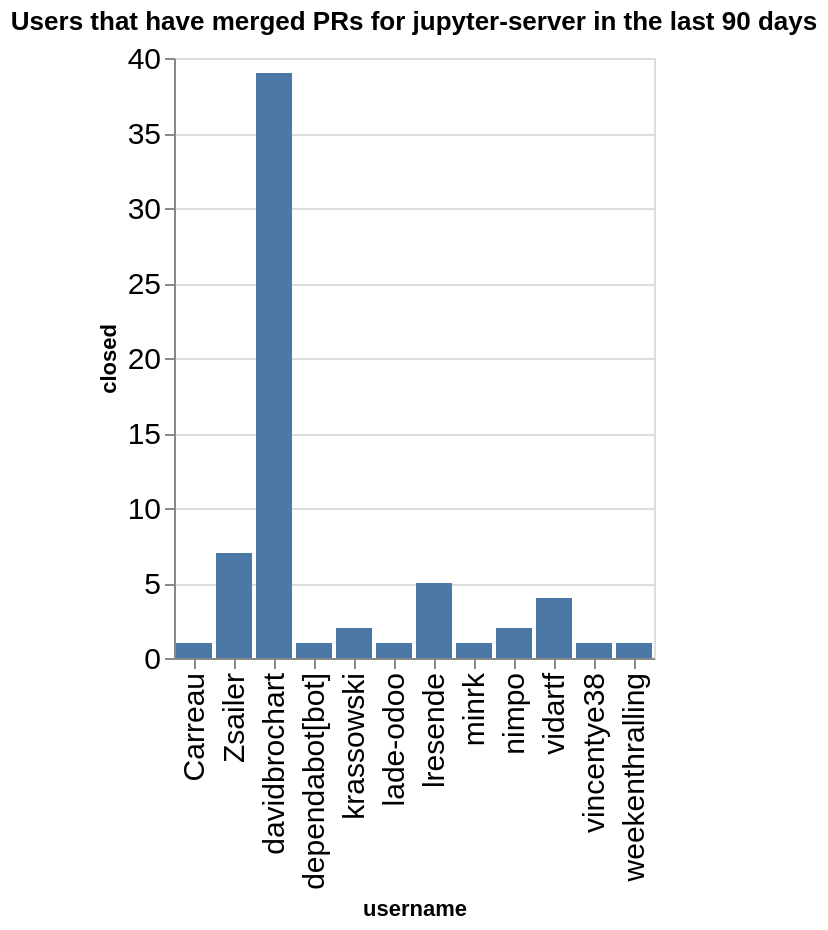

Here is the notebook cell this chart was saved with:
### Code cell
charts = []
title = f"Users that have merged PRs for {github_org} in the last {n_days} days"
ch = alt.Chart(data=closed_by_repo.replace(np.nan, 0), title=title).mark_bar().encode(
    x='username',
    y='closed',
)
ch

### Figure 1 — Vega-Lite specification as saved in the notebook (floating-point values rounded to 4 significant figures)
{"config": {"axisLeft": {"labelFontSize": 15}, "axisBottom": {"labelFontSize": 15}}, "data": {"name": "data-ceb61d6d36d8965218f9f3dd8b82c511"}, "mark": {"type": "bar"}, "encoding": {"x": {"field": "username", "type": "nominal"}, "y": {"field": "closed", "type": "quantitative"}}, "title": "Users that have merged PRs for jupyter-server in the last 90 days", "$schema": "https://vega.github.io/schema/vega-lite/v5.20.1.json", "datasets": {"data-ceb61d6d36d8965218f9f3dd8b82c511": [{"name": "enterprise_gateway", "username": "lresende", "closed": 5}, {"name": "enterprise_gateway", "username": "weekenthralling", "closed": 1}, {"name": "fps", "username": "davidbrochart", "closed": 3}, {"name": "jupyter-resource-usage", "username": "krassowski", "closed": 1}, {"name": "jupyter-resource-usage", "username": "nimpo", "closed": 2}, {"name": "jupyter_server", "username": "Zsailer", "closed": 6}, {"name": "jupyter_server", "username": "dependabot[bot]", "closed": 1}, {"name": "jupyter_server", "username": "lade-odoo", "closed": 1}, {"name": "jupyter_server", "username": "minrk", "closed": 1}, {"name": "jupyter_server", "username": "vidartf", "closed": 2}, {"name": "jupyter_server", "username": "vincentye38", "closed": 1}, {"name": "jupyter_server_terminals", "username": "Zsailer", "closed": 1}, {"name": "jupyter_ydoc", "username": "davidbrochart", "closed": 7}, {"name": "jupyter_ydoc", "username": "krassowski", "closed": 1}, {"name": "jupyverse", "username": "davidbrochart", "closed": 29}, {"name": "pytest-jupyter", "username": "Carreau", "closed": 1}, {"name": "team-compass", "username": "vidartf", "closed": 2}]}}
